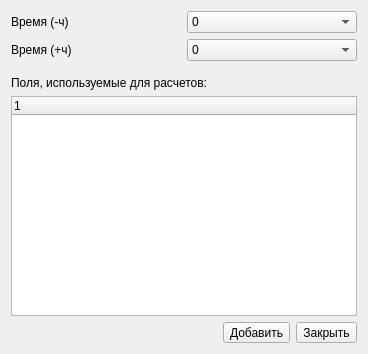
<?xml version="1.0" encoding="UTF-8"?>
<ui version="4.0">
 <class>PrepearTrajWidget</class>
 <widget class="QDialog" name="PrepearTrajWidget">
  <property name="geometry">
   <rect>
    <x>0</x>
    <y>0</y>
    <width>368</width>
    <height>354</height>
   </rect>
  </property>
  <property name="windowTitle">
   <string>Траектории перемещения барических образований</string>
  </property>
  <layout class="QGridLayout" name="gridLayout">
   <item row="0" column="0" colspan="2">
    <layout class="QGridLayout" name="gridLayout_2">
     <item row="0" column="1">
      <widget class="QLabel" name="label">
       <property name="text">
        <string>Время (-ч)</string>
       </property>
      </widget>
     </item>
     <item row="0" column="2">
      <widget class="QComboBox" name="timeBox">
       <property name="currentIndex">
        <number>0</number>
       </property>
       <item>
        <property name="text">
         <string>0</string>
        </property>
       </item>
       <item>
        <property name="text">
         <string>6</string>
        </property>
       </item>
       <item>
        <property name="text">
         <string>9</string>
        </property>
       </item>
       <item>
        <property name="text">
         <string>12</string>
        </property>
       </item>
       <item>
        <property name="text">
         <string>24</string>
        </property>
       </item>
       <item>
        <property name="text">
         <string>36</string>
        </property>
       </item>
       <item>
        <property name="text">
         <string>72</string>
        </property>
       </item>
       <item>
        <property name="text">
         <string>96</string>
        </property>
       </item>
       <item>
        <property name="text">
         <string>120</string>
        </property>
       </item>
       <item>
        <property name="text">
         <string>144</string>
        </property>
       </item>
      </widget>
     </item>
     <item row="1" column="2">
      <widget class="QComboBox" name="timeBox_2">
       <property name="currentIndex">
        <number>0</number>
       </property>
       <item>
        <property name="text">
         <string>0</string>
        </property>
       </item>
       <item>
        <property name="text">
         <string>6</string>
        </property>
       </item>
       <item>
        <property name="text">
         <string>9</string>
        </property>
       </item>
       <item>
        <property name="text">
         <string>12</string>
        </property>
       </item>
       <item>
        <property name="text">
         <string>24</string>
        </property>
       </item>
       <item>
        <property name="text">
         <string>36</string>
        </property>
       </item>
       <item>
        <property name="text">
         <string>72</string>
        </property>
       </item>
       <item>
        <property name="text">
         <string>96</string>
        </property>
       </item>
       <item>
        <property name="text">
         <string>120</string>
        </property>
       </item>
       <item>
        <property name="text">
         <string>144</string>
        </property>
       </item>
      </widget>
     </item>
     <item row="1" column="1">
      <widget class="QLabel" name="label_2">
       <property name="text">
        <string>Время (+ч)</string>
       </property>
      </widget>
     </item>
    </layout>
   </item>
   <item row="1" column="0">
    <widget class="Line" name="line_2">
     <property name="orientation">
      <enum>Qt::Horizontal</enum>
     </property>
    </widget>
   </item>
   <item row="2" column="0" colspan="2">
    <widget class="QLabel" name="label_7">
     <property name="text">
      <string>Поля, используемые для расчетов:</string>
     </property>
    </widget>
   </item>
   <item row="3" column="0" colspan="2">
    <widget class="QTreeWidget" name="fieldsTree">
     <column>
      <property name="text">
       <string notr="true">1</string>
      </property>
     </column>
    </widget>
   </item>
   <item row="4" column="1">
    <layout class="QHBoxLayout" name="horizontalLayout_3">
     <item>
      <spacer name="horizontalSpacer_6">
       <property name="orientation">
        <enum>Qt::Horizontal</enum>
       </property>
       <property name="sizeHint" stdset="0">
        <size>
         <width>40</width>
         <height>20</height>
        </size>
       </property>
      </spacer>
     </item>
     <item>
      <widget class="QToolButton" name="addBtn">
       <property name="text">
        <string>Добавить</string>
       </property>
      </widget>
     </item>
     <item>
      <widget class="QToolButton" name="closeBtn">
       <property name="text">
        <string>Закрыть</string>
       </property>
      </widget>
     </item>
    </layout>
   </item>
  </layout>
 </widget>
 <resources/>
 <connections/>
</ui>
